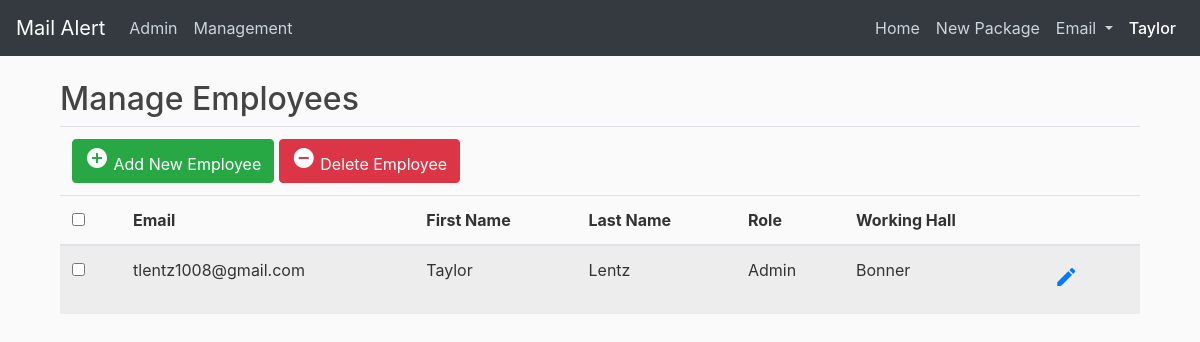
Page /management (signed in) on the committed database.
### mailalert/models.py (models this page shows, shortened)
class Employee(db.Model, UserMixin):
    id = db.Column(db.Integer, primary_key=True)
    hired_date = db.Column(db.DateTime, nullable=False, default=datetime.now)
    email = db.Column(db.String(120), unique=True, nullable=False)
    fname = db.Column(db.String(100), nullable=False)
    lname = db.Column(db.String(100), nullable=False)
    workinghall = db.Column(db.String(2), nullable=False)
    password = db.Column(db.String(60), nullable=False)
    access = db.Column(db.String, nullable=False, default="DR")
    def is_admin(self):
        return self.access == 'Admin'
    def allowed(self, access_level):
        return ACCESS[self.access] >= ACCESS[access_level]

### mailalert/employees/routes.py (the view, shortened to what this page needs)
@employees.route("/management", methods=['GET', 'POST'])
@login_required
@requires_access_level('Building Director')
def management():
    form = ManagementForm()
    employees = Employee.query.all()
    return render_template('management.html', title='Management', form=form, employees=employees)

### mailalert/employees/forms.py (shortened to what this page needs)
class ManagementForm(FlaskForm):
    email = StringField('Email ', validators=[DataRequired(), Email()])
    firstName = StringField('First Name', validators=[DataRequired()])
    lastName = StringField('Last Name', validators=[DataRequired()])
    role = SelectField('Role', choices=[('Admin', 'Admin'), ('Building Director', 'Building Director'), ('DR','DR')])
    hall = SelectField('Working Hall', choices=[('Dixon North', 'Dixon North'), ('Dixon South', 'Dixon South'), ('Village South', 'Village South'),
                                                ('University Place', 'University Place'), ('Bonner', 'Bonner'), ('Johnson', 'Johnson'),
                                                ('Schuylkill', 'Schuylkill'), ('Lehigh', 'Lehigh'), ('Beck', 'Beck'),
                                                ('Berks', 'Berks'), ('Deatrick', 'Deatrick'), ('Rothermel', 'Rothermel'), ('Honors', 'Honors')])
    submit = SubmitField('Submit')

### mailalert/main/utils.py (called while the page is built)
def requires_access_level(access_level):
    def decorator(f):
        @wraps(f)
        def decorated_function(*args, **kwargs):
            if not current_user.allowed(access_level):
                return render_template('errors/403.html')
            return f(*args, **kwargs)
        return decorated_function
    return decorator

### mailalert/models.py (called while the page is built)
@login_manager.user_loader
def load_user(id):
    return Employee.query.get(int(id))

### mailalert/templates/management.html (shortened to what this page needs)
{% extends "layout_with_navbar.html" %}
{%block content %}
<head>
</head>
<body>
	<div class="container">
		<form action="{{ url_for('employees.delete_employee') }}" method="POST">
			<div class="table-wrapper">
				<div class="table-title">
					<div class="row">
						<div class="col-sm-6">
							<h2>Manage Employees</h2>
						</div>
					</div>
				</div>
				<table class="table table-striped table-hover">
					<thead>
						<tr>
							<div class="btn-toolbar float-right">
								<td colspan="7">
									<a href="#addEmployeeModal" class="btn btn-success" data-toggle="modal"><i
											class="material-icons">&#xE147;</i> <span>Add New Employee</span></a>
									<a href="#deleteEmployeeModal" class="btn btn-danger" data-toggle="modal"><i
											class="material-icons">&#xE15C;</i> <span>Delete Employee</span></a>
								</td>
							</div>
						</tr>
						<tr>
							<th>
								<span class="custom-checkbox">
									<input type="checkbox" id="selectAll" />
								</span>
							</th>
							<th>Email</th>
							<th>First Name</th>
							<th>Last Name</th>
							<th>Role</th>
							<th>Working Hall</th>
							<th></th>
						</tr>
					</thead>
					{% for employee in employees %}
						<tr>
							<td><span class="custom-checkbox">
									<input type="checkbox" name="del_employees" value="{{ employee.id }}" />
								</span></td>
							<td>{{ employee.email }}</td>
							<td>{{ employee.fname }}</td>
							<td>{{ employee.lname }}</td>
							<td>{{ employee.access }}</td>
							<td>{{ employee.workinghall }}</td>
							<td>
								<a href="#editEmployeeModal" align="center" class="btn edit" title="Edit" value="{{ employee.id }}" id="edit" data-toggle="modal">
									<i class="material-icons">&#xE254;</i>
								</a>
							</td>
						</tr>
					{% endfor %}
				</table>
			</div>
		</form>
	</div>
</body>
{% endblock %}

### mailalert/templates/layout_with_navbar.html (shortened to what this page needs)
<!DOCTYPE html>
<html>
<head>
  <link rel="stylesheet" href="https://maxcdn.bootstrapcdn.com/bootstrap/4.0.0/css/bootstrap.min.css"
>
  <link rel="stylesheet" type="text/css" href="{{ url_for('static', filename='main.css') }}">
  <link rel="stylesheet" href="https://maxcdn.bootstrapcdn.com/font-awesome/4.7.0/css/font-awesome.min.css">
</head>
<body>
  <header class="site-header">
    <nav class="navbar navbar-expand-lg navbar-dark bg-dark fixed-top">
      <a class="navbar-brand" href="/">Mail Alert</a>
      <div class="collapse navbar-collapse" id="navbarNavDropdown">
        <ul class="navbar-nav">
          {% if current_user.is_admin() %}
          <li class="nav-item">
            <a class="nav-link" href="{{ url_for('admin.index') }}">Admin<span class="sr-only">(current)</span></a>
          </li>
          {% endif %}
          {% if current_user.allowed('Building Director') %}
            <li class="nav-item">
              <a class="nav-link" href="{{ url_for('employees.management') }}">Management<span class="sr-only">(current)</span></a>
            </li>
          {% endif %}
        </ul>
        <ul class="navbar-nav ml-auto">
          <li class="nav-item">
            <a class="nav-link" href="/">Home <span class="sr-only">(current)</span></a>
          </li>
          <li class="nav-item">
            <a class="nav-link" href="{{ url_for('packages.newPackage') }}">New Package<span class="sr-only">(current)</span></a>
          </li>
          <li class="nav-item dropdown">
            <a class="nav-link dropdown-toggle" href="#" id="navbarDropdownMenuLink" data-toggle="dropdown"
              aria-haspopup="true" aria-expanded="false">
              Email
            </a>
          </li>
          <li class="nav-item dropdown">
              <a class="nav-link active" href="#" id="navbarDropdownMenuLink" data-toggle="dropdown"
                aria-haspopup="true" aria-expanded="false">
                {{ current_user.fname }}
              </a>
            </li>
        </ul>
      </div>
    </nav>
  </header>
  <main role="main" class="container">
    <div class="row">
      <div class="col-md-12">
        {% block content %}{% endblock %}
    </div>
  </main>
</body>
</html>

### mailalert/static/main.css (style rules this page uses)
body { background: #fafafa; color: #333333; margin-top: 5rem; }
h1, h2, h3, h4, h5, h6 { color: #444444; }
.site-header .navbar-nav .nav-link { color: #cbd5db; }
.site-header .navbar-nav .nav-link.active { font-weight: 500; }

### rows in the picture
Employee: fname "Taylor", email "tlentz1008@gmail.com", lname "Lentz", access "Admin", workinghall "Bonner", {{ employee.id }} 1 (drawn)
